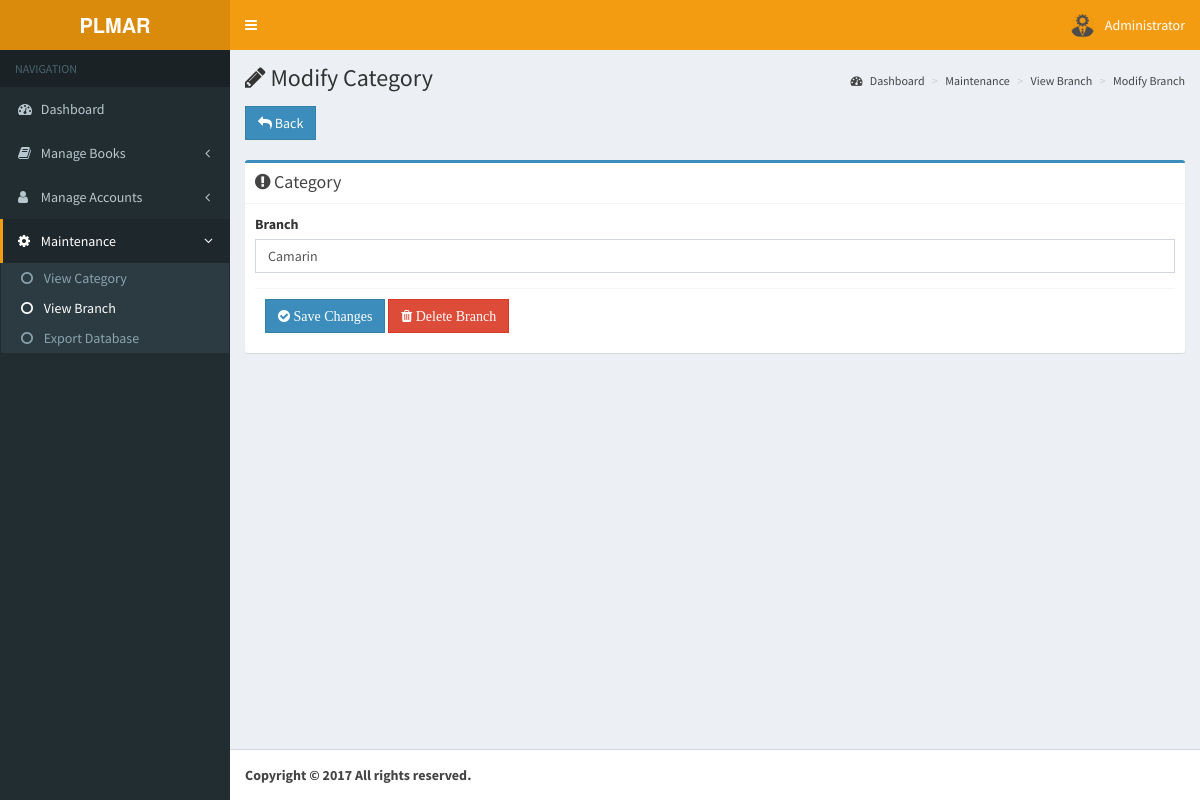
The page /pages/admin/modify-branch.php?id=2 (signed in) on the database its author committed.
### tables this page shows
CREATE TABLE `pl_account_tbl` (
  `id` int(11) NOT NULL,
  `image` varchar(255) NOT NULL,
  `student_id` varchar(255) NOT NULL,
  `name` varchar(255) NOT NULL,
  `email` varchar(255) NOT NULL,
  `gender` varchar(255) NOT NULL,
  `branch` varchar(255) NOT NULL,
  `year` varchar(255) NOT NULL,
  `section` varchar(255) NOT NULL,
  `username` varchar(255) NOT NULL,
  `password` varchar(255) NOT NULL,
  `role` varchar(255) NOT NULL,
  `date` timestamp NOT NULL DEFAULT CURRENT_TIMESTAMP ON UPDATE CURRENT_TIMESTAMP
);

CREATE TABLE `pl_school_branch_tbl` (
  `id` int(11) NOT NULL,
  `branch` varchar(255) NOT NULL
);

### pages/admin/modify-branch.php (the view, shortened to what this page needs)
<?php
include '../../functions/functions.php';
$query = $db->query("SELECT * FROM pl_account_tbl WHERE id = '".$_SESSION['admin']."'");
$row = $query->fetch_object();
$image = $row->image;
$name = $row->name;
$query = $db->query("SELECT * FROM pl_school_branch_tbl WHERE id = '".$_GET['id']."'");
$row = $query->fetch_object();
$branch = $row->branch;
?>
<!DOCTYPE html>
<html>
<head>
  <link rel="stylesheet" href="../../bootstrap/css/bootstrap.min.css">
  <link rel="stylesheet" href="https://cdnjs.cloudflare.com/ajax/libs/font-awesome/4.5.0/css/font-awesome.min.css">
  <link rel="stylesheet" href="https://cdnjs.cloudflare.com/ajax/libs/ionicons/2.0.1/css/ionicons.min.css">
  <link rel="stylesheet" href="../../dist/css/AdminLTE.min.css">
  <link rel="stylesheet" href="../../plugins/select2/select2.min.css">
  <link rel="stylesheet" href="../../dist/css/skins/skin-yellow.min.css">
  <link rel="stylesheet" type="text/css" href="../../dist/sweetalert/dist/sweetalert.css">
  <link rel="stylesheet" type="text/css" href="../../dist/sweetalert/themes/twitter/twitter.css">
</head>
<body class="hold-transition skin-yellow sidebar-mini">
<div class="wrapper">
  <header class="main-header">
    <a class="logo">
      <span class="logo-lg"><b>PLMAR</b></span>
    </a>
    <nav class="navbar navbar-static-top" role="navigation">
      <a href="#" class="sidebar-toggle" data-toggle="offcanvas" role="button">
      </a>
      <div class="navbar-custom-menu">
        <ul class="nav navbar-nav">
          <li class="dropdown user user-menu">
            <a href="#" class="dropdown-toggle" data-toggle="dropdown">
              <img src="../../<?php echo $image?>" class="user-image" alt="User Image">
              <span class="hidden-xs"><?php echo$name?></span>
            </a>
          </li>
        </ul>
      </div>
    </nav>
  </header>
  <aside class="main-sidebar">
    <section class="sidebar">
      <ul class="sidebar-menu">
        <li class="header">NAVIGATION</li>
        <li ><a href="dashboard.php"><i class="fa fa-dashboard"></i> <span>Dashboard</span></a></li>
        <li class="treeview">
          <a href="#">
            <i class="fa fa-book"></i> <span> Manage Books</span>
            <span class="pull-right-container">
              <i class="fa fa-angle-left pull-right"></i>
            </span>
          </a>
        </li>
        <li class="treeview">
          <a href="#">
            <i class="fa fa-user"></i> <span> Manage Accounts</span>
            <span class="pull-right-container">
              <i class="fa fa-angle-left pull-right"></i>
            </span>
          </a>
        </li>
        <li class="treeview active">
          <a href="#">
            <i class="fa fa-gear"></i> <span> Maintenance</span>
            <span class="pull-right-container">
              <i class="fa fa-angle-left pull-right"></i>
            </span>
          </a>
          <ul class="treeview-menu">
            <li><a href="view-category.php"><i class="fa fa-circle-o"></i> View Category</a></li>
            <li class="active"><a href="view-branch.php"><i class="fa fa-circle-o"></i> View Branch</a></li>
            <li><a href="export-database.php"><i class="fa fa-circle-o"></i> Export Database</a></li>
          </ul>
        </li>
      </ul>
    </section>
  </aside>
  <div class="content-wrapper">
    <section class="content-header">
      <h1><i class="fa fa-pencil"></i> Modify Category</h1>
      <ol class="breadcrumb">
        <li><a href="#"><i class="fa fa-dashboard"></i> Dashboard</a></li>
        <li><a href="#">Maintenance</a></li>
        <li><a href="#">View Branch</a></li>
        <li class="active"><a href="#">Modify Branch</a></li>
      </ol>
    </section>
    <section class="content">
    <div class="row">
      <div class="col-md-12 col-xs-12">
        <a class="btn btn-primary flat" href="view-branch.php"><i class="fa fa-reply"></i> Back</a>
      </div>
    </div>
    <br>
    <div class="row">
        <div class="col-md-12 col-xs-12">
          <div class="box box-primary">
            <div class="box-header with-border">
              <h3 class="box-title"><i class="fa fa-exclamation-circle"></i> Category</h3>
            </div>
            <form role="form" method="POST" data-parsley-validate>
              <div class="box-body">
                <div class="form-group">
                  <label for="branch">Branch</label>
                  <input type="text" class="form-control"  value="<?php echo $branch ?>" name="branch" required>
                </div>
              <div class="box-footer">
                <button type="submit" name="btn-edit-branch" class="btn btn-primary flat"><i class="fa fa-check-circle"> Save Changes</i></button>
                <button type="submit" name="btn-delete-branch" class="btn btn-danger flat"><i class="fa fa-trash"> Delete Branch</i></button>
              </div>
            </form>
          </div>
          </div>
    </div>
    </section>
  </div>
  <footer class="main-footer">
    <strong>Copyright &copy; <?php echo date('Y')?> All rights reserved.
  </footer>
</div>
</body>
</html>

### rows shown on the page
pl_account_tbl: image (picture), name "Administrator"
pl_school_branch_tbl: branch "Camarin"
